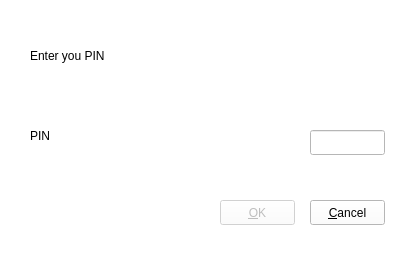
<?xml version="1.0" encoding="UTF-8"?>
<ui version="4.0">
 <class>dlgWndAskPINClass</class>
 <widget class="QDialog" name="dlgWndAskPINClass">
  <property name="geometry">
   <rect>
    <x>0</x>
    <y>0</y>
    <width>416</width>
    <height>258</height>
   </rect>
  </property>
  <property name="windowTitle">
   <string>dlgWndAskPIN</string>
  </property>
  <property name="styleSheet">
   <string notr="true">background-color: rgb(255, 255, 255);</string>
  </property>
  <widget class="QFrame" name="fraPIN_Keypad">
   <property name="geometry">
    <rect>
     <x>520</x>
     <y>300</y>
     <width>116</width>
     <height>177</height>
    </rect>
   </property>
   <property name="frameShape">
    <enum>QFrame::StyledPanel</enum>
   </property>
   <property name="frameShadow">
    <enum>QFrame::Raised</enum>
   </property>
   <layout class="QGridLayout">
    <item row="0" column="0" colspan="3">
     <layout class="QHBoxLayout">
      <item>
       <widget class="QLabel" name="lblPINName_2">
        <property name="layoutDirection">
         <enum>Qt::RightToLeft</enum>
        </property>
        <property name="text">
         <string>PIN</string>
        </property>
       </widget>
      </item>
      <item>
       <widget class="QLineEdit" name="txtPIN_2">
        <property name="echoMode">
         <enum>QLineEdit::Password</enum>
        </property>
       </widget>
      </item>
     </layout>
    </item>
    <item row="1" column="0">
     <widget class="QToolButton" name="tbtNUM_1">
      <property name="text">
       <string>&amp;1</string>
      </property>
      <property name="popupMode">
       <enum>QToolButton::DelayedPopup</enum>
      </property>
      <property name="toolButtonStyle">
       <enum>Qt::ToolButtonIconOnly</enum>
      </property>
     </widget>
    </item>
    <item row="1" column="1">
     <widget class="QToolButton" name="tbtNUM_2">
      <property name="text">
       <string>&amp;2</string>
      </property>
     </widget>
    </item>
    <item row="1" column="2">
     <widget class="QToolButton" name="tbtNUM_3">
      <property name="text">
       <string>&amp;3</string>
      </property>
     </widget>
    </item>
    <item row="2" column="0">
     <widget class="QToolButton" name="tbtNUM_4">
      <property name="text">
       <string>&amp;4</string>
      </property>
     </widget>
    </item>
    <item row="2" column="1">
     <widget class="QToolButton" name="tbtNUM_5">
      <property name="text">
       <string>&amp;5</string>
      </property>
     </widget>
    </item>
    <item row="2" column="2">
     <widget class="QToolButton" name="tbtNUM_6">
      <property name="text">
       <string>&amp;6</string>
      </property>
     </widget>
    </item>
    <item row="3" column="0">
     <widget class="QToolButton" name="tbtNUM_7">
      <property name="text">
       <string>&amp;7</string>
      </property>
     </widget>
    </item>
    <item row="3" column="1">
     <widget class="QToolButton" name="tbtNUM_8">
      <property name="text">
       <string>&amp;8</string>
      </property>
     </widget>
    </item>
    <item row="3" column="2">
     <widget class="QToolButton" name="tbtNUM_9">
      <property name="text">
       <string>&amp;9</string>
      </property>
     </widget>
    </item>
    <item row="4" column="1">
     <widget class="QToolButton" name="tbtNUM_0">
      <property name="text">
       <string>&amp;0</string>
      </property>
     </widget>
    </item>
    <item row="4" column="2">
     <widget class="QToolButton" name="tbtClear">
      <property name="text">
       <string>C&amp;E</string>
      </property>
     </widget>
    </item>
   </layout>
  </widget>
  <widget class="QFrame" name="fraPIN_Normal">
   <property name="geometry">
    <rect>
     <x>320</x>
     <y>320</y>
     <width>71</width>
     <height>77</height>
    </rect>
   </property>
   <property name="frameShape">
    <enum>QFrame::NoFrame</enum>
   </property>
   <property name="frameShadow">
    <enum>QFrame::Plain</enum>
   </property>
   <layout class="QGridLayout">
    <item row="0" column="1">
     <spacer>
      <property name="orientation">
       <enum>Qt::Vertical</enum>
      </property>
      <property name="sizeHint" stdset="0">
       <size>
        <width>20</width>
        <height>10</height>
       </size>
      </property>
     </spacer>
    </item>
    <item row="2" column="0">
     <spacer>
      <property name="orientation">
       <enum>Qt::Horizontal</enum>
      </property>
      <property name="sizeType">
       <enum>QSizePolicy::MinimumExpanding</enum>
      </property>
      <property name="sizeHint" stdset="0">
       <size>
        <width>10</width>
        <height>20</height>
       </size>
      </property>
     </spacer>
    </item>
    <item row="2" column="2">
     <spacer>
      <property name="orientation">
       <enum>Qt::Horizontal</enum>
      </property>
      <property name="sizeType">
       <enum>QSizePolicy::MinimumExpanding</enum>
      </property>
      <property name="sizeHint" stdset="0">
       <size>
        <width>10</width>
        <height>20</height>
       </size>
      </property>
     </spacer>
    </item>
    <item row="3" column="1">
     <spacer>
      <property name="orientation">
       <enum>Qt::Vertical</enum>
      </property>
      <property name="sizeHint" stdset="0">
       <size>
        <width>20</width>
        <height>10</height>
       </size>
      </property>
     </spacer>
    </item>
   </layout>
  </widget>
  <widget class="QLabel" name="lblPINName">
   <property name="geometry">
    <rect>
     <x>30</x>
     <y>100</y>
     <width>271</width>
     <height>71</height>
    </rect>
   </property>
   <property name="layoutDirection">
    <enum>Qt::RightToLeft</enum>
   </property>
   <property name="styleSheet">
    <string notr="true">background-image: url(:/Resources/alpha.png);</string>
   </property>
   <property name="text">
    <string>PIN</string>
   </property>
  </widget>
  <widget class="QLineEdit" name="txtPIN">
   <property name="geometry">
    <rect>
     <x>310</x>
     <y>130</y>
     <width>75</width>
     <height>25</height>
    </rect>
   </property>
   <property name="echoMode">
    <enum>QLineEdit::Password</enum>
   </property>
  </widget>
  <widget class="QPushButton" name="btnOk">
   <property name="enabled">
    <bool>false</bool>
   </property>
   <property name="geometry">
    <rect>
     <x>220</x>
     <y>200</y>
     <width>75</width>
     <height>25</height>
    </rect>
   </property>
   <property name="text">
    <string>&amp;OK</string>
   </property>
  </widget>
  <widget class="QLabel" name="lblHeader">
   <property name="geometry">
    <rect>
     <x>30</x>
     <y>20</y>
     <width>371</width>
     <height>71</height>
    </rect>
   </property>
   <property name="sizePolicy">
    <sizepolicy hsizetype="Expanding" vsizetype="Expanding">
     <horstretch>0</horstretch>
     <verstretch>0</verstretch>
    </sizepolicy>
   </property>
   <property name="styleSheet">
    <string notr="true">background-image: url(:/Resources/alpha.png);</string>
   </property>
   <property name="text">
    <string>Enter you PIN</string>
   </property>
   <property name="textFormat">
    <enum>Qt::PlainText</enum>
   </property>
   <property name="wordWrap">
    <bool>true</bool>
   </property>
  </widget>
  <widget class="QPushButton" name="btnCancel">
   <property name="geometry">
    <rect>
     <x>310</x>
     <y>200</y>
     <width>75</width>
     <height>25</height>
    </rect>
   </property>
   <property name="text">
    <string>&amp;Cancel</string>
   </property>
   <property name="autoDefault">
    <bool>true</bool>
   </property>
   <property name="flat">
    <bool>false</bool>
   </property>
  </widget>
  <widget class="QWidget" name="layoutWidget">
   <property name="geometry">
    <rect>
     <x>20</x>
     <y>330</y>
     <width>288</width>
     <height>68</height>
    </rect>
   </property>
   <layout class="QGridLayout">
    <item row="3" column="1">
     <spacer>
      <property name="orientation">
       <enum>Qt::Horizontal</enum>
      </property>
      <property name="sizeHint" stdset="0">
       <size>
        <width>271</width>
        <height>20</height>
       </size>
      </property>
     </spacer>
    </item>
    <item row="2" column="1">
     <widget class="QLabel" name="lblIcon">
      <property name="text">
       <string/>
      </property>
     </widget>
    </item>
   </layout>
  </widget>
 </widget>
 <layoutdefault spacing="6" margin="11"/>
 <resources/>
 <connections>
  <connection>
   <sender>btnOk</sender>
   <signal>clicked()</signal>
   <receiver>dlgWndAskPINClass</receiver>
   <slot>accept()</slot>
   <hints>
    <hint type="sourcelabel">
     <x>218</x>
     <y>290</y>
    </hint>
    <hint type="destinationlabel">
     <x>175</x>
     <y>213</y>
    </hint>
   </hints>
  </connection>
  <connection>
   <sender>btnCancel</sender>
   <signal>clicked()</signal>
   <receiver>dlgWndAskPINClass</receiver>
   <slot>reject()</slot>
   <hints>
    <hint type="sourcelabel">
     <x>301</x>
     <y>290</y>
    </hint>
    <hint type="destinationlabel">
     <x>175</x>
     <y>213</y>
    </hint>
   </hints>
  </connection>
 </connections>
</ui>
